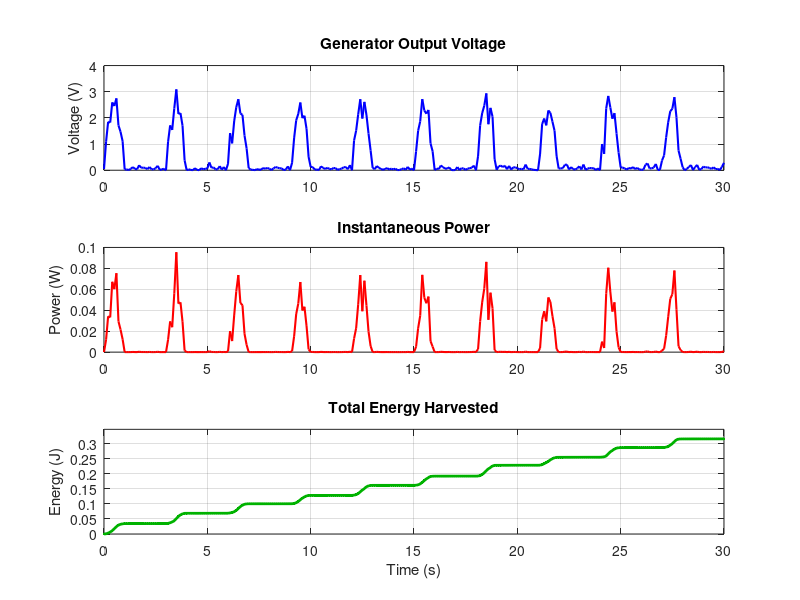

Write MATLAB code to recreate this figure. (Note: this script raises an error after producing the figure.)
%% Gym Energy Harvester - DEMO MODE (No Arduino Needed)
%  Simulates a user pulling a cable machine and generating energy
%  Run this to see what the real data will look like

%% Section 1: Simulate and Plot Live Data
clear; clc; close all;

% --- Simulation Parameters ---
totalTime = 30;          % 30 second session
dt = 0.1;                % Same rate as Arduino (10 readings/sec)
loadResistance = 100;    % Same as Arduino code (ohms)

% Time array
t = 0:dt:totalTime;
n = length(t);

% Simulate pulling a cable: bursts of voltage (like reps)
voltage = zeros(1, n);
for i = 1:n
    % Simulate 10 reps with pauses between them
    repPhase = mod(t(i), 3);  % 3 second rep cycle
    if repPhase < 1.0
        % Pulling phase - generates voltage
        voltage(i) = 2.5 * sin(pi * repPhase / 1.0) + 0.3 * randn();
    else
        % Rest phase - no pull
        voltage(i) = 0.1 * abs(randn());
    end
    voltage(i) = max(voltage(i), 0);  % No negative voltage
end

% Calculate power and energy (same formulas as Arduino)
power = (voltage .^ 2) / loadResistance;
energy = cumtrapz(t, power);

% --- Create Figure ---
fig = figure('Name', 'Gym Energy Harvester - DEMO', 'NumberTitle', 'off', ...
    'Position', [100, 100, 800, 600], 'Color', 'w');

% Voltage plot
ax1 = subplot(3,1,1);
hVolt = plot(ax1, t(1), voltage(1), 'b-', 'LineWidth', 1.5);
ylabel(ax1, 'Voltage (V)');
title(ax1, 'Generator Output Voltage');
grid(ax1, 'on');
set(ax1, 'FontSize', 10);
xlim(ax1, [0 totalTime]);
ylim(ax1, [0 4]);

% Power plot
ax2 = subplot(3,1,2);
hPower = plot(ax2, t(1), power(1), 'r-', 'LineWidth', 1.5);
ylabel(ax2, 'Power (W)');
title(ax2, 'Instantaneous Power');
grid(ax2, 'on');
set(ax2, 'FontSize', 10);
xlim(ax2, [0 totalTime]);
ylim(ax2, [0 0.1]);

% Energy plot
ax3 = subplot(3,1,3);
hEnergy = plot(ax3, t(1), energy(1), 'Color', [0 0.7 0], 'LineWidth', 2);
ylabel(ax3, 'Energy (J)');
xlabel(ax3, 'Time (s)');
title(ax3, 'Total Energy Harvested');
grid(ax3, 'on');
set(ax3, 'FontSize', 10);
xlim(ax3, [0 totalTime]);
ylim(ax3, [0 max(energy) * 1.1]);

% --- Animate the plots (simulates live data coming in) ---
fprintf('Simulating 30 seconds of cable pulls...\n\n');

for i = 1:5:n
    r = 1:i;
    set(hVolt,   'XData', t(r), 'YData', voltage(r));
    set(hPower,  'XData', t(r), 'YData', power(r));
    set(hEnergy, 'XData', t(r), 'YData', energy(r));

    % Print status every 50 readings
    if mod(i, 50) == 0
        fprintf('Time: %.1fs | Voltage: %.2fV | Power: %.4fW | Total Energy: %.4fJ\n', ...
            t(i), voltage(i), power(i), energy(i));
    end

    drawnow limitrate;
end

fprintf('\n--- Simulation Complete ---\n');
fprintf('Duration: %.1f seconds\n', totalTime);
fprintf('Peak voltage: %.2f V\n', max(voltage));
fprintf('Peak power: %.4f W\n', max(power));
fprintf('Total energy harvested: %.4f Joules\n', energy(end));

%% Section 2: Summary Plot and Save Data
figure('Name', 'Session Summary', 'NumberTitle', 'off', ...
    'Position', [150, 150, 700, 400], 'Color', 'w');

yyaxis left;
plot(t, power, 'r-', 'LineWidth', 1.5);
ylabel('Power (W)');

yyaxis right;
plot(t, energy, 'Color', [0 0.7 0], 'LineWidth', 2);
ylabel('Cumulative Energy (J)');

xlabel('Time (s)');
title('Energy Harvester - Session Summary');
legend('Power', 'Cumulative Energy', 'Location', 'northwest');
grid on;
set(gca, 'FontSize', 11);

% Save to CSV
T = table(t', voltage', power', energy', ...
    'VariableNames', {'Time_s', 'Voltage_V', 'Power_W', 'Energy_J'});
writetable(T, 'harvester_demo_data.csv');
fprintf('Demo data saved to harvester_demo_data.csv\n');
